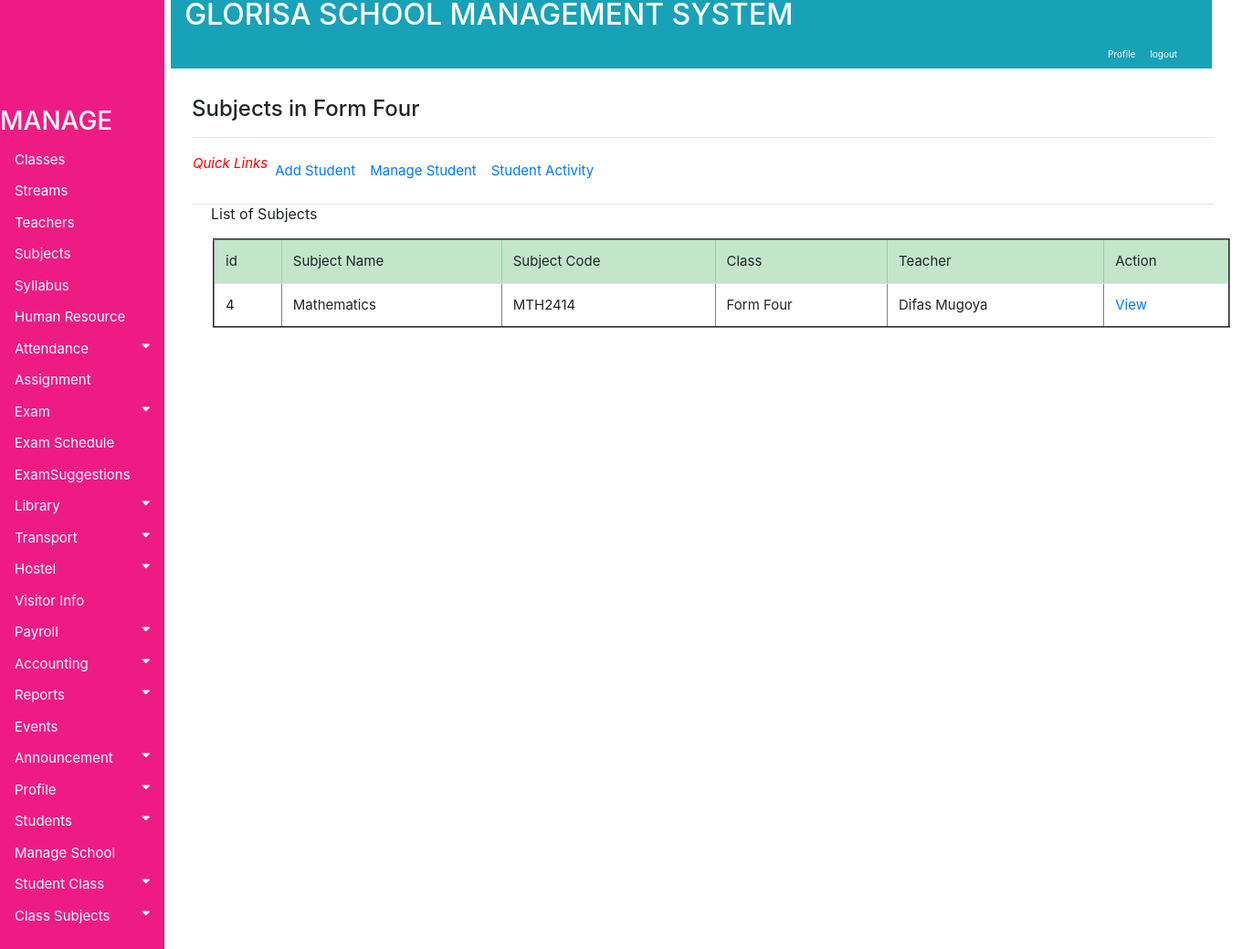
The app's page /accounts/subjectsinaclass4 (signed in) with its own data.
### accounts/models.py (models this page shows, shortened)
class Subjects(models.Model):
    choices = (('Compulsory','Compulsory'),('Options','Options'))
    Subjectname = models.CharField(max_length=130)
    Subjectcode = models.CharField(max_length=130)
    Author = models.CharField(max_length=130)
    Class = models.ForeignKey(Classinformation, on_delete=models.PROTECT, blank=True, null=True)
    SubjectTeacher = models.ForeignKey(TeachersInformation, on_delete=models.PROTECT, blank=True, null=True)
    Type = models.CharField(max_length=130, choices=choices, blank=False)
    OtherNotes = models.TextField(max_length=200, blank=True)

class Classinformation(models.Model):
    nameclass= (('Form_One','Form_One'), ('Form_Two', 'Form_Two'),('Form_Three','Form_Three'), ('Form_Four', 'Form_Four'),
    ('Form_Five_Arts','Form_Five_Arts'), ('Form_Five_Sciences', 'Form_Five_Sciences'),
    ('Form_Five_Six','Form_Six_Arts'), ('Form_Six_Sciences', 'Form_Six_Sciences'))
    ClassName = models.CharField(max_length=130, choices=nameclass, blank=False)
    ClassTeacher = models.ForeignKey(TeachersInformation, on_delete=models.PROTECT, blank=True, null=True)
    TotalStudents = models.CharField(max_length=30, blank=True)
    NumberOfSections = models.CharField(max_length=30, blank=True)
    def __str__(self):
        return self.ClassName

class TeachersInformation(models.Model):
    choices = (('female','female'), ('male', 'male'))
    type = (('Monthly','Monthly'), ('hourly', 'hourly'))
    blood= (('A+','A+'), ('A-', 'A-'),('B+','B+'), ('B-', 'B-'),('AB+','AB+'), ('AB-', 'AB-'),
    ('O+','O+'), ('O-', 'O-'))
    responsibility = (('Mathematics','Mathematics'), ('English', 'English'),('History','History'), ('Biology', 'Biology')
    ,('Chemistry','Chemistry'), ('Physics', 'Physics'),('Geography','Geography'), ('Economics', 'Economics'))
    Name = models.CharField(max_length=130)
    NationaId = models.CharField(max_length=130)
    Responsibility = models.CharField(max_length=100, choices=responsibility, blank=False)
    Gender=models.CharField(max_length=10, choices=choices, blank=False, null=True)
    BloodGroup=models.CharField(max_length=10, choices=blood, blank=False, null=True)
    Religion =models.CharField(max_length=130)
    DateOfBirth=models.CharField(max_length=130, default="15-10-1990")
    PermanentAddress=models.CharField(max_length=130)
    PresentAddress=models.CharField(max_length=130 )
    Email=models.CharField(max_length=130)
    Password=models.CharField(max_length=130)
    Username=models.CharField(max_length=130)
    Salary = models.ForeignKey(SalaryGrade, on_delete=models.PROTECT, blank=True, null=True)
    SalaryType =models.CharField(max_length=10, choices=type, blank=False)
    JoiningDate=models.CharField(max_length=130,  default="15-10-1990")
    Resume=models.FileField(upload_to="gallery")
    TeacherPhoto=models.ImageField(upload_to="gallery")
    OtherInfo=models.TextField(max_length=100,  default="Enter Other Notes")
    def __str__(self):
        return self.Name

### accounts/views/views.py (the view)
@login_required
def subjectsinaclass4(request):
    all_classes = Classinformation.objects.all()
    all_subjects = Subjects.objects.filter(Class=all_classes[3])
    context = {'all_subjects': all_subjects, 'all_classes': all_classes}
    return render(request, 'accounts/Subject/view_form_four_subjects.html', context)

### accounts/templates/accounts/Subject/view_form_four_subjects.html
{% extends 'base.html' %}
{% block body %}
<div class="container" style="margin-left: 200px;font-size: 20px; padding: 0px 10px;">
   <br><h4>Subjects in Form Four</h4>
  <hr style=" margin-top: 1rem;margin-bottom: 1rem;border: 0; border-top: 1px solid rgba(0, 0, 0, 0.1);"/>
  <nav class="nav navbar-expand" style="font-size:15px; padding: 1px 1px 1px 1px">
    <i style="font-size: 15px; color:red;">Quick Links</i>
    <ul class="navbar-nav mr-auto">
      <li class="nav-item">
      <a class="nav-link" href="#">Add Student</a>
      </li>
      <li class="nav-item">
      <a class="nav-link" href="#">Manage Student</a>
      </li>
      <li class="nav-item">
      <a class="nav-link" href="#">Student Activity</a>
      </li>
    </ul>
  </nav>
  <nav class="nav navbar-expand" style="float:left">
    <ul class="navbar-nav mr-auto">
      <li class="nav-item">
        <a class="nav-link" href="#"><button class="btn btn-default">List of Subjects</button></a>
      </li>
    </ul>
  </nav>
  <hr style=" margin-top: 1rem;margin-bottom: 1rem;border: 0; border-top: 1px solid rgba(0, 0, 0, 0.1);"/>
<div class="container" style="margin-left:20px; font-size:15px; padding:3px">
<table class="table table-hover" border="2">
   <thead class="table-success">
    <tr>
         <td>id</td>
         <td>Subject Name</td>
         <td>Subject Code</td>
         <td>Class</td>
         <td>Teacher</td>
         <td>Action</td>
     </tr>
   </thead>
   <tbody>
     {% if all_subjects %}
     {% for item in all_subjects %}
     <tr>
       <td>{{ item.id}}</td>
       <td>{{ item.Subjectname}}</td>
       <td>{{ item.Subjectcode}}</td>
       <td>{{ item.Class}}</td>
       <td>{{ item.SubjectTeacher}}</td>
       <td><a  href="#">View</a>
       </td>
        {% endfor %}
     </tr>
     {% endif %}
   </tbody>
</table>
</div>
</div>
{% endblock %}

### accounts/static/css/style.css (style rules this page uses)
.container { margin-left: 200px;font-size: 10px; padding: 0px 10px; }
body { font-family: "Lato", sans-serif; }

### records on screen
Subjects: id "4", Subjectname "Mathematics", Subjectcode "MTH2414", Class "Form Four", SubjectTeacher "Difas Mugoya"
